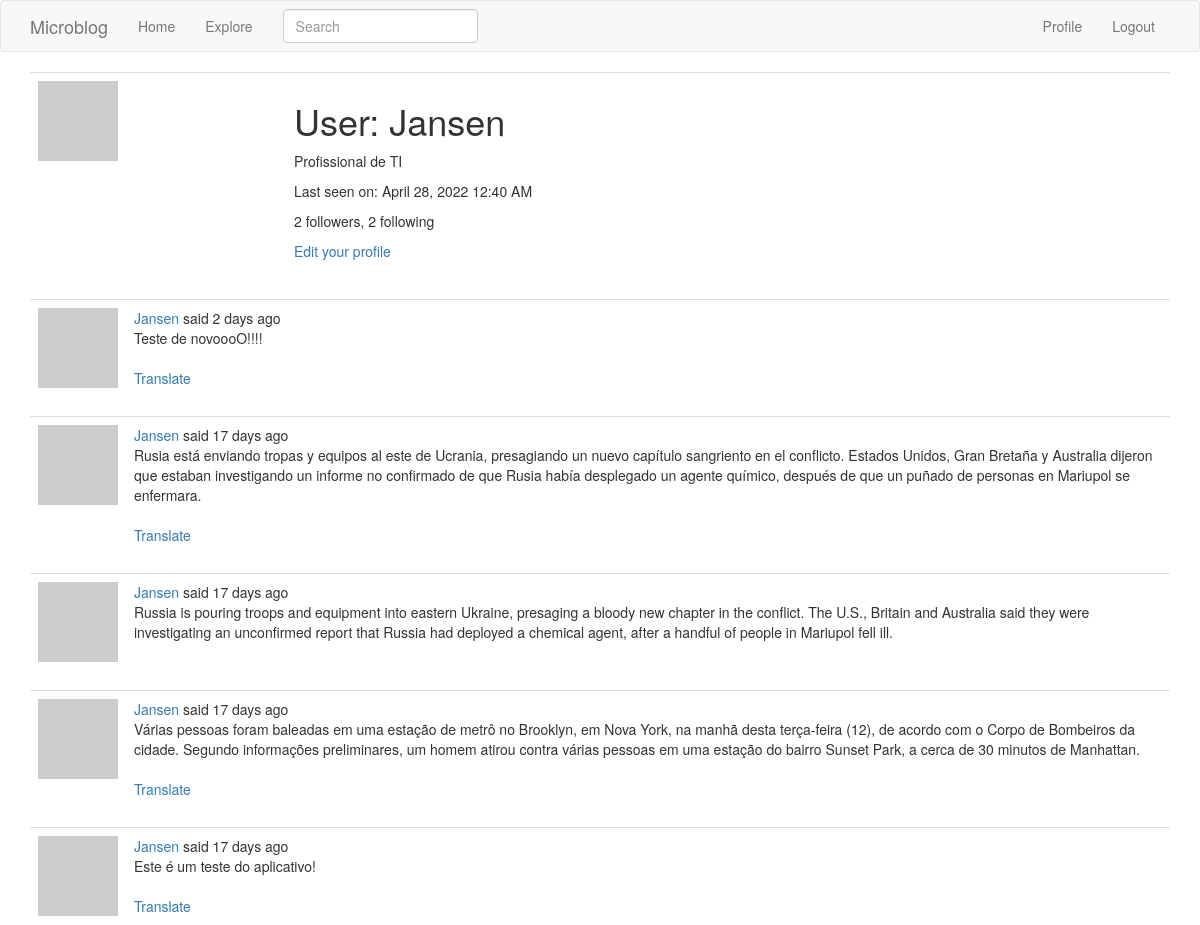
Page /user/Jansen (signed in, upper part) on the earlier database version.
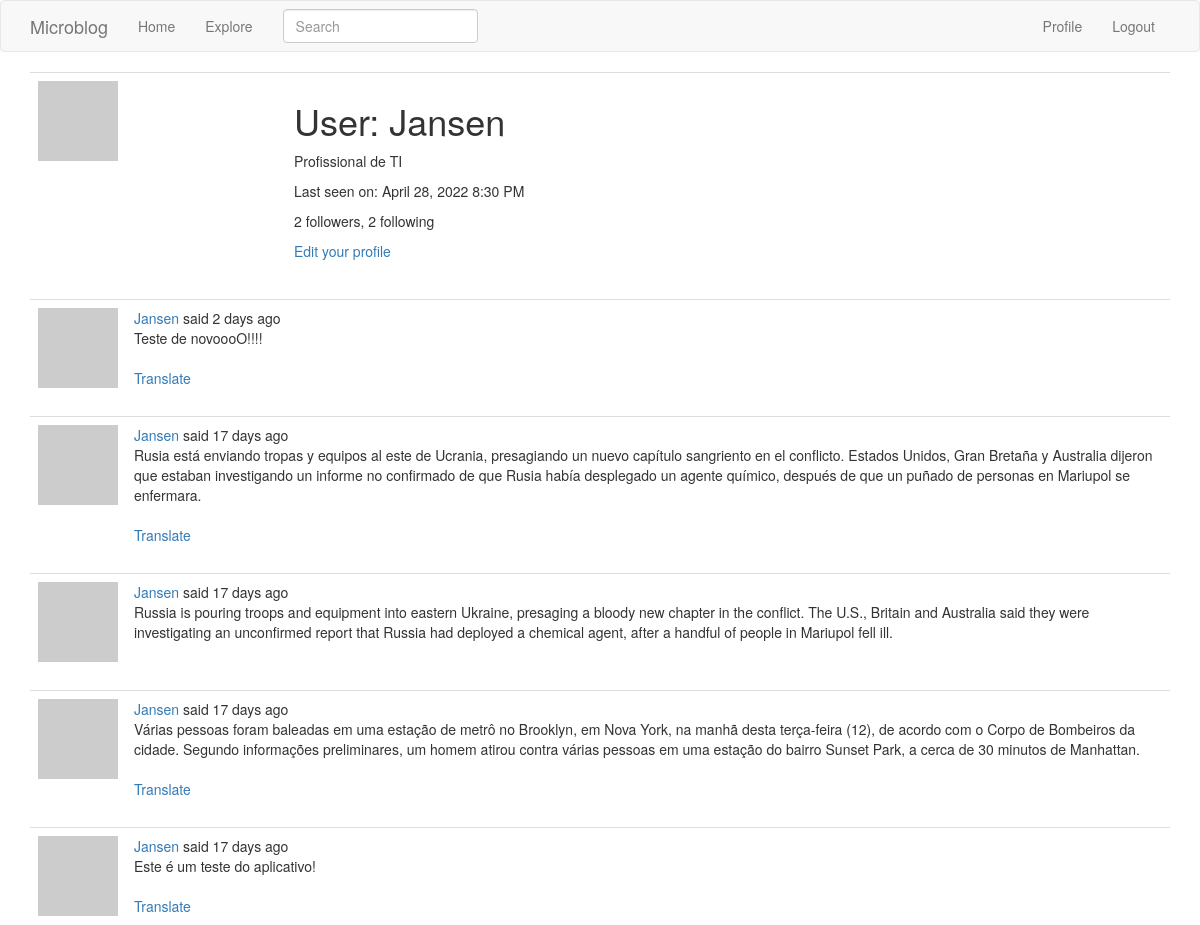
Same page on the later database version.
### app/models.py (models this page shows, shortened)
class User(UserMixin, db.Model):
    id = db.Column(db.Integer, primary_key=True)
    username = db.Column(db.String(64), index=True, unique=True)
    email = db.Column(db.String(120), index=True, unique=True)
    password_hash = db.Column(db.String(128))
    posts = db.relationship('Post', backref='author', lazy='dynamic')
    about_me = db.Column(db.String(140))
    last_seen = db.Column(db.DateTime, default=datetime.utcnow)
    followed = db.relationship(
        'User', secondary=followers,
        primaryjoin=(followers.c.follower_id == id),
        secondaryjoin=(followers.c.followed_id == id),
        backref=db.backref('followers', lazy='dynamic'), lazy='dynamic')
    def avatar(self, size):
        digest = md5(self.email.lower().encode('utf-8')).hexdigest()
        return 'https://www.gravatar.com/avatar/{}?d=identicon&s={}'.format(
            digest, size)

class SearchableMixin(object):
    @classmethod
    def before_commit(cls, session):
        session._changes = {
            'add': list(session.new),
            'update': list(session.dirty),
            'delete': list(session.deleted)
        }
    @classmethod
    def after_commit(cls, session):
        for obj in session._changes['add']:
            if isinstance(obj, SearchableMixin):
                add_to_index(obj.__tablename__, obj)
        for obj in session._changes['update']:
            if isinstance(obj, SearchableMixin):
                add_to_index(obj.__tablename__, obj)
        for obj in session._changes['delete']:
            if isinstance(obj, SearchableMixin):
                remove_from_index(obj.__tablename__, obj)
        session._changes = None

class Post(SearchableMixin, db.Model):
    __searchable__ = ['body']
    id = db.Column(db.Integer, primary_key=True)
    body = db.Column(db.String(140))
    timestamp = db.Column(db.DateTime, index=True, default=datetime.utcnow)
    user_id = db.Column(db.Integer, db.ForeignKey('user.id'))
    language = db.Column(db.String(5))

### app/main/routes.py (the view)
@bp.route('/user/<username>')
@login_required
def user(username):
    user = User.query.filter_by(username=username).first_or_404()
    page = request.args.get('page', 1, type=int)
    posts = user.posts.order_by(Post.timestamp.desc()).paginate(
        page, current_app.config['POSTS_PER_PAGE'], False)
    next_url = url_for('main.user', username=user.username,
                       page=posts.next_num) if posts.has_next else None
    prev_url = url_for('main.user', username=user.username,
                       page=posts.prev_num) if posts.has_prev else None
    form = EmptyForm()
    return render_template('user.html', user=user, posts=posts.items,
                           next_url=next_url, prev_url=prev_url, form=form)

### app/main/forms.py
class SearchForm(FlaskForm):
    q = StringField(_l('Search'), validators=[DataRequired()])
    def __init__(self, *args, **kwargs):
        if 'formdata' not in kwargs:
            kwargs['formdata'] = request.args
        if 'meta' not in kwargs:
            kwargs['meta'] = {'csrf': False}
        super(SearchForm, self).__init__(*args, **kwargs)

class EmptyForm(FlaskForm):
    submit = SubmitField('Submit')

### app/main/routes.py (called while the page is built)
@bp.before_app_request
def before_request():
    if current_user.is_authenticated:
        current_user.last_seen = datetime.utcnow()
        db.session.commit()
        g.search_form = SearchForm()
    g.locale = str(get_locale())

### app/models.py (called while the page is built)
@login.user_loader
def load_user(id):
    return User.query.get(int(id))

### app/templates/user.html (shortened to what this page needs)
{% extends "base.html" %}
{% block app_content %}
    <table class="table table-hover">
        <tr>
            <td width="256px"><img src="{{ user.avatar(256) }}"></td>
            <td>
                <h1>{{ _('User') }}: {{ user.username }}</h1>
                {% if user.about_me %}<p>{{ user.about_me }}</p>{% endif %}
                {% if user.last_seen %}
                <p>{{ _('Last seen on') }}: {{ moment(user.last_seen).format('LLL') }}</p>
                {% endif %}
                <p>{{ _('%(count)d followers', count=user.followers.count()) }}, {{ _('%(count)d following', count=user.followed.count()) }}</p>
                {% if user == current_user %}
                <p><a href="{{ url_for('main.edit_profile') }}">{{ _('Edit your profile') }}</a></p>
                {% endif %}
            </td>
        </tr>
    </table>
    {% for post in posts %}
        {% include '_post.html' %}
    {% endfor %}
{% endblock %}

### app/templates/base.html (shortened to what this page needs)
{% extends 'bootstrap/base.html' %}
{% block navbar %}
    <nav class="navbar navbar-default">
        <div class="container">
            <div class="navbar-header">
                <a class="navbar-brand" href="{{ url_for('main.index') }}">Microblog</a>
            </div>
            <div class="collapse navbar-collapse" id="bs-example-navbar-collapse-1">
                <ul class="nav navbar-nav">
                    <li><a href="{{ url_for('main.index') }}">{{ _('Home') }}</a></li>
                    <li><a href="{{ url_for('main.explore') }}">{{ _('Explore') }}</a></li>
                </ul>
                {% if g.search_form %}
                <form class="navbar-form navbar-left" method="get"
                        action="{{ url_for('main.search') }}">
                    <div class="form-group">
                        {{ g.search_form.q(size=20, class='form-control',
                            placeholder=g.search_form.q.label.text) }}
                    </div>
                </form>
                {% endif %}
                <ul class="nav navbar-nav navbar-right">
                    {% if current_user.is_anonymous %}
                    <li><a href="{{ url_for('auth.login') }}">{{ _('Login') }}</a></li>
                    {% else %}
                    <li><a href="{{ url_for('main.user', username=current_user.username) }}">{{ _('Profile') }}</a></li>
                    <li><a href="{{ url_for('auth.logout') }}">{{ _('Logout') }}</a></li>
                    {% endif %}
                </ul>
            </div>
        </div>
    </nav>
{% endblock %}
{% block content %}
    <div class="container">
        {% block app_content %}{% endblock %}
    </div>
{% endblock %}

### app/templates/_post.html (shortened to what this page needs)
    <table class="table table-hover">
        <tr>
            <td width="70px">
                <a href="{{ url_for('main.user', username=post.author.username) }}">
                    <img src="{{ post.author.avatar(70) }}" />
                </a>
            </td>
            <td>
                {{ _('%(username)s said %(when)s',
                    username=user_link, when=moment(post.timestamp).fromNow()) }}
                <br>
                <span id="post{{ post.id }}">{{ post.body }}</span>
                {% if post.language and post.language != g.locale %}
                <br><br>
                <span id="translation{{ post.id }}">
                    <a href="javascript:translate(
                                '#post{{ post.id }}',
                                '#translation{{ post.id }}',
                                '{{ post.language }}',
                                '{{ g.locale }}');">{{ _('Translate') }}</a>
                </span>
                {% endif %}
            </td>
        </tr>
    </table>

Differences in the rows shown:
changed User "Jansen": last_seen "April 28, 2022 12:40 AM" → "April 28, 2022 8:30 PM"
